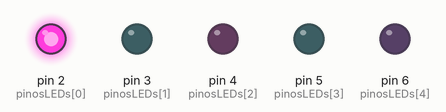
Bench run of a sketch on a simulated Arduino Uno, built with avr-gcc and run on an emulated ATmega328P. On the bench: output pins drawn as LEDs (lit = HIGH).

Above: at 0.1 s.
At 0.5 s:
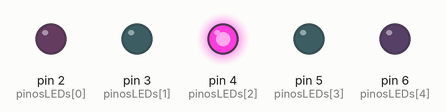
At 0.9 s:
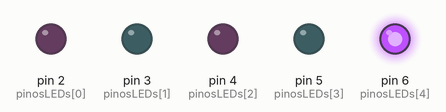
At 1.3 s:
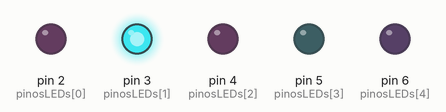
At 2.7 s:
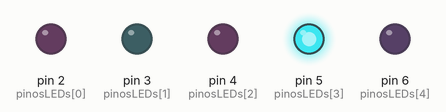
Timing chart, 0 to 3.0 s (numbered marks = the images above):
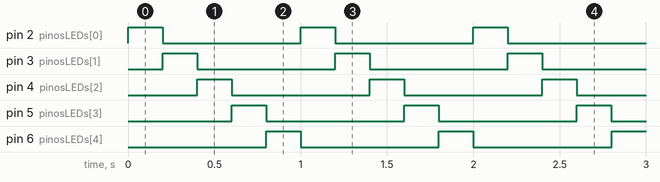

The sketch:

sketch.ino
```cpp
// Definindo os pinos onde os LEDs estão conectados
const int pinosLEDs[] = {2, 3, 4, 5, 6};
const int numeroDeLEDs = 5;
const int tempoEspera = 200; // Tempo em milissegundos entre o acionamento de cada LED

void setup() {
  // Configura cada pino como SAÍDA
  for (int i = 0; i < numeroDeLEDs; i++) {
    pinMode(pinosLEDs[i], OUTPUT);
  }
}

void loop() {
  // Loop para acender os LEDs sequencialmente
  for (int i = 0; i < numeroDeLEDs; i++) {
    digitalWrite(pinosLEDs[i], HIGH); // Acende o LED atual
    delay(tempoEspera);               // Espera
    digitalWrite(pinosLEDs[i], LOW);  // Apaga o LED atual
  }
}
```

Measured:
- by itself, pin 2 (pinosLEDs[0]), pin 3 (pinosLEDs[1]), pin 4 (pinosLEDs[2]), pin 5 (pinosLEDs[3]), pin 6 (pinosLEDs[4]): alternates HIGH for 0.20 s and LOW for 0.80 s
- by itself, everything shown: repeats every 1.0 s, in 5 steps
